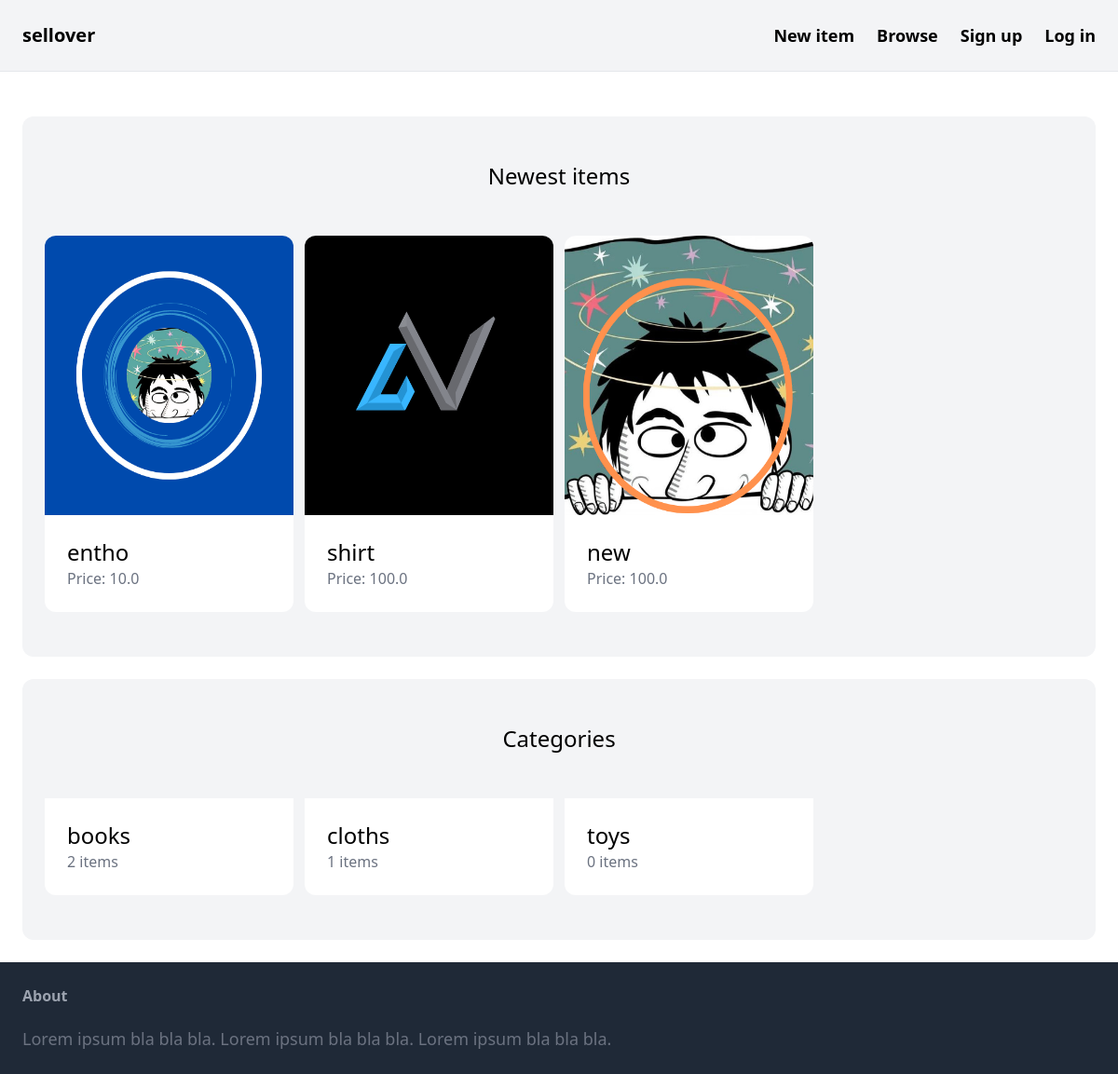
The app's page /, older data.
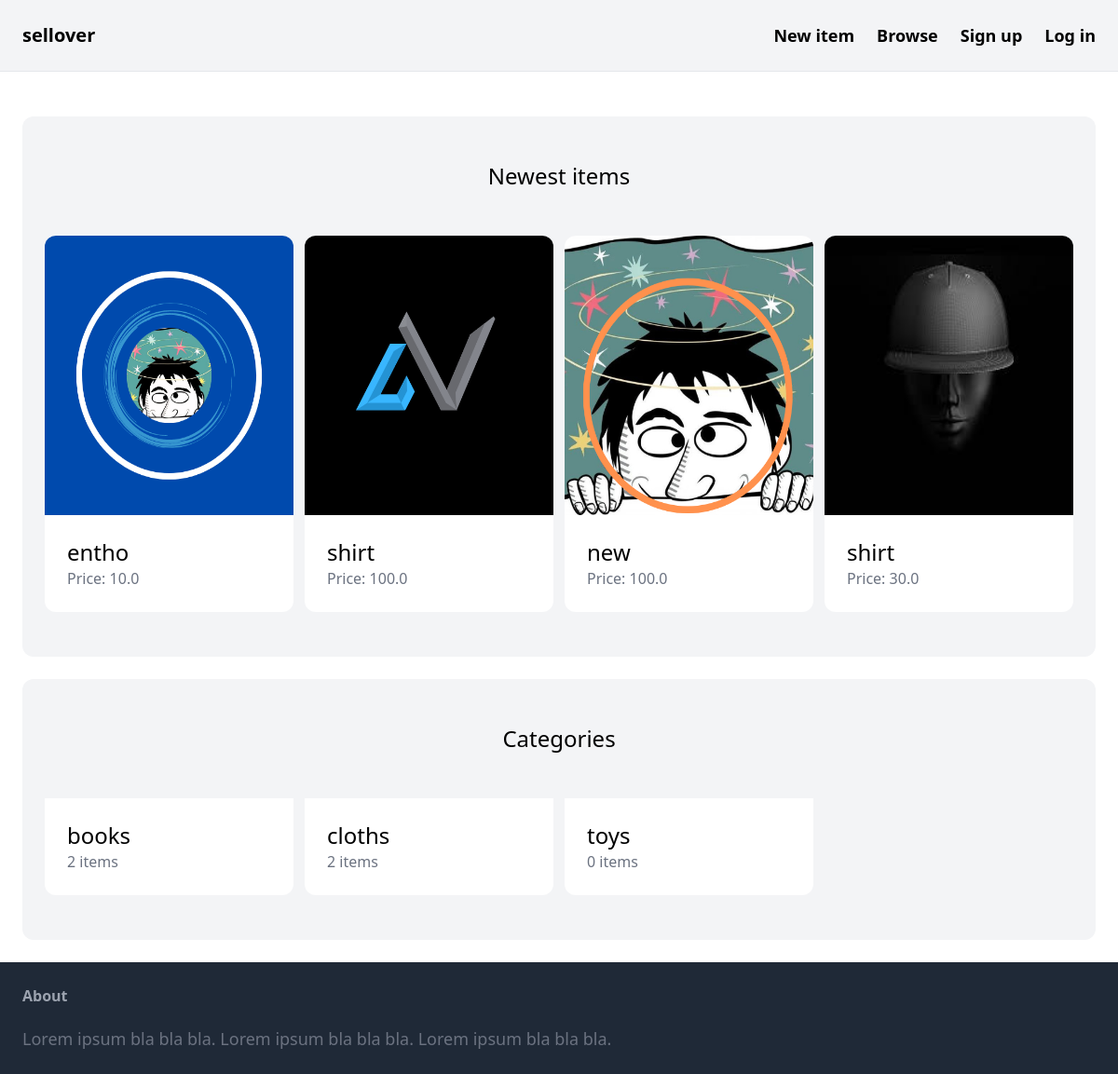
The same page, newer data.
### items/models.py (models this page shows, shortened)
class Item(models.Model):
    category = models.ForeignKey(Category,related_name='items',on_delete=models.CASCADE)
    name = models.CharField(max_length=255)
    description = models.TextField(blank=True, null=True)
    price = models.FloatField()
    image = models.ImageField(upload_to='items_images',blank=True,null=True)
    is_sold = models.BooleanField(default=False)
    created_by = models.ForeignKey(User, related_name='items', on_delete=models.CASCADE)
    created_at = models.DateTimeField(auto_now_add=True)

class Category(models.Model):
    name = models.CharField(max_length=255)
    class Meta:
        ordering = ('name',)
        verbose_name_plural = 'Categories'

### core/views.py (the view)
# urls.py: path('',views.index,name='index'),
def index(request):
    items = Item.objects.filter(is_sold=False)[0:6]
    categories = Category.objects.all()
    context={
        'categories':categories,
        'items':items
    }
    return render(request,'core/index.html',context)

### core/templates/core/index.html (shortened to what this page needs)
{% extends 'core/base.html' %}
{% block content %}
    <div class="mt-6 px-2 md:px-6 py-12 bg-gray-100 rounded-xl">
        <h2 class="mb-12 text-2xl text-center">Newest items</h2>
         <div class="grid grid-cols-1 sm:grid-cols-2 md:grid-cols-3 lg:grid-cols-4 gap-3">
            {% for item in items %}
                <div>
                    <a href="{% url 'detail' item.id %}">
                        <div>
                            <img src="/media/items_images/{{ item.image }}" class="rounded-t-xl" style="width: 100%; height: 300px;">
                        </div>
                        <div class="p-6 bg-white rounded-b-xl">
                            <h2 class="text-xl md:text-2xl">{{ item.name }}</h2>
                            <p class="text-gray-500">Price: {{ item.price }}</p>
                        </div>
                    </a>
                </div>
            {% endfor %}
        </div>
    </div>
    <div class="mt-6 px-2 md:px-6 py-12 bg-gray-100 rounded-xl">
        <h2 class="mb-12 text-2xl text-center">Categories</h2>
        <div class="grid grid-cols-1 sm:grid-cols-2 md:grid-cols-3 lg:grid-cols-4 gap-3">
            {% for category in categories %}
                <div>
                    <a href="">
                        <div class="p-6 bg-white rounded-b-xl">
                            <h2 class="text-xl md:text-2xl">{{ category.name }}</h2>
                            <p class="text-gray-500">{{ category.items.count }} items</p>
                        </div>
                    </a>
                </div>
            {% endfor %}
        </div>
    </div>
{% endblock %}

Row changes from the older to the newer data that the page shows:
added Item: image (picture), name "shirt", price "30.0"
computed for Category "cloths": items.count "1" → "2"
